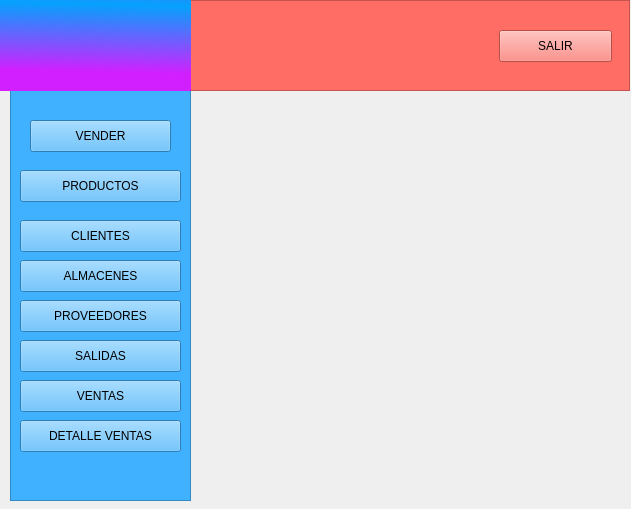
<?xml version="1.0" encoding="UTF-8"?>
<ui version="4.0">
 <class>MainWindow</class>
 <widget class="QMainWindow" name="MainWindow">
  <property name="geometry">
   <rect>
    <x>0</x>
    <y>0</y>
    <width>631</width>
    <height>509</height>
   </rect>
  </property>
  <property name="windowTitle">
   <string>MainWindow</string>
  </property>
  <property name="iconSize">
   <size>
    <width>33</width>
    <height>32</height>
   </size>
  </property>
  <widget class="QWidget" name="centralwidget">
   <widget class="QFrame" name="frame">
    <property name="geometry">
     <rect>
      <x>10</x>
      <y>0</y>
      <width>181</width>
      <height>501</height>
     </rect>
    </property>
    <property name="styleSheet">
     <string notr="true">background-color: rgb(63, 177, 255);
</string>
    </property>
    <property name="frameShape">
     <enum>QFrame::StyledPanel</enum>
    </property>
    <property name="frameShadow">
     <enum>QFrame::Raised</enum>
    </property>
    <widget class="QPushButton" name="btnVender">
     <property name="geometry">
      <rect>
       <x>20</x>
       <y>120</y>
       <width>141</width>
       <height>32</height>
      </rect>
     </property>
     <property name="styleSheet">
      <string notr="true">QPushButton{

font:14pt &quot;Monaco&quot;;

}

QPushButton:hover{

background-color: rgb(89, 103, 255);
font:14pt &quot;Monaco&quot;;

}</string>
     </property>
     <property name="text">
      <string>VENDER</string>
     </property>
    </widget>
    <widget class="QPushButton" name="btnProductos">
     <property name="geometry">
      <rect>
       <x>10</x>
       <y>170</y>
       <width>161</width>
       <height>32</height>
      </rect>
     </property>
     <property name="styleSheet">
      <string notr="true">QPushButton{

font:14pt &quot;Monaco&quot;;

}

QPushButton:hover{

background-color: rgb(89, 103, 255);
font:14pt &quot;Monaco&quot;;

}</string>
     </property>
     <property name="text">
      <string>PRODUCTOS</string>
     </property>
    </widget>
    <widget class="QPushButton" name="btnClientes">
     <property name="geometry">
      <rect>
       <x>10</x>
       <y>220</y>
       <width>161</width>
       <height>32</height>
      </rect>
     </property>
     <property name="styleSheet">
      <string notr="true">QPushButton{

font:14pt &quot;Monaco&quot;;

}

QPushButton:hover{

background-color: rgb(89, 103, 255);
font:14pt &quot;Monaco&quot;;

}</string>
     </property>
     <property name="text">
      <string>CLIENTES</string>
     </property>
    </widget>
    <widget class="QPushButton" name="btnAlmacenes">
     <property name="geometry">
      <rect>
       <x>10</x>
       <y>260</y>
       <width>161</width>
       <height>32</height>
      </rect>
     </property>
     <property name="styleSheet">
      <string notr="true">QPushButton{

font:14pt &quot;Monaco&quot;;

}

QPushButton:hover{

background-color: rgb(89, 103, 255);
font:14pt &quot;Monaco&quot;;

}</string>
     </property>
     <property name="text">
      <string>ALMACENES</string>
     </property>
    </widget>
    <widget class="QPushButton" name="btnProveedores">
     <property name="geometry">
      <rect>
       <x>10</x>
       <y>300</y>
       <width>161</width>
       <height>32</height>
      </rect>
     </property>
     <property name="styleSheet">
      <string notr="true">QPushButton{

font:14pt &quot;Monaco&quot;;

}

QPushButton:hover{

background-color: rgb(89, 103, 255);
font:14pt &quot;Monaco&quot;;

}</string>
     </property>
     <property name="text">
      <string>PROVEEDORES</string>
     </property>
    </widget>
    <widget class="QPushButton" name="btnSalidas">
     <property name="geometry">
      <rect>
       <x>10</x>
       <y>340</y>
       <width>161</width>
       <height>32</height>
      </rect>
     </property>
     <property name="styleSheet">
      <string notr="true">QPushButton{

font:14pt &quot;Monaco&quot;;

}

QPushButton:hover{

background-color: rgb(89, 103, 255);
font:14pt &quot;Monaco&quot;;

}</string>
     </property>
     <property name="text">
      <string>SALIDAS</string>
     </property>
    </widget>
    <widget class="QPushButton" name="btnVentas">
     <property name="geometry">
      <rect>
       <x>10</x>
       <y>380</y>
       <width>161</width>
       <height>32</height>
      </rect>
     </property>
     <property name="styleSheet">
      <string notr="true">QPushButton{

font:14pt &quot;Monaco&quot;;

}

QPushButton:hover{

background-color: rgb(89, 103, 255);
font:14pt &quot;Monaco&quot;;

}</string>
     </property>
     <property name="text">
      <string>VENTAS</string>
     </property>
    </widget>
    <widget class="QPushButton" name="btnDetalleVentas">
     <property name="geometry">
      <rect>
       <x>10</x>
       <y>420</y>
       <width>161</width>
       <height>32</height>
      </rect>
     </property>
     <property name="styleSheet">
      <string notr="true">QPushButton{

font:14pt &quot;Monaco&quot;;

}

QPushButton:hover{

background-color: rgb(89, 103, 255);
font:14pt &quot;Monaco&quot;;

}</string>
     </property>
     <property name="text">
      <string>DETALLE VENTAS</string>
     </property>
    </widget>
   </widget>
   <widget class="QFrame" name="frame_2">
    <property name="geometry">
     <rect>
      <x>189</x>
      <y>0</y>
      <width>441</width>
      <height>91</height>
     </rect>
    </property>
    <property name="styleSheet">
     <string notr="true">background-color: rgb(255, 109, 101);</string>
    </property>
    <property name="frameShape">
     <enum>QFrame::StyledPanel</enum>
    </property>
    <property name="frameShadow">
     <enum>QFrame::Raised</enum>
    </property>
    <widget class="QPushButton" name="btnSalir">
     <property name="geometry">
      <rect>
       <x>310</x>
       <y>30</y>
       <width>113</width>
       <height>32</height>
      </rect>
     </property>
     <property name="styleSheet">
      <string notr="true">QPushButton{

font:14pt &quot;Monaco&quot;;

}

QPushButton:hover{

	background-color: rgb(255, 0, 12);
font:14pt &quot;Monaco&quot;;

}</string>
     </property>
     <property name="text">
      <string>SALIR</string>
     </property>
    </widget>
   </widget>
   <widget class="QLabel" name="label">
    <property name="geometry">
     <rect>
      <x>0</x>
      <y>0</y>
      <width>191</width>
      <height>91</height>
     </rect>
    </property>
    <property name="styleSheet">
     <string notr="true">background-color: qlineargradient(spread:reflect, x1:0.451628, y1:0.915, x2:0.493611, y2:0.0454545, stop:0.142857 rgba(210, 31, 255, 255), stop:1 rgba(5, 161, 253, 255));
font: 18pt &quot;Arial&quot;;
</string>
    </property>
    <property name="text">
     <string/>
    </property>
    <property name="pixmap">
     <pixmap>../img/logo_gicson.png</pixmap>
    </property>
    <property name="scaledContents">
     <bool>true</bool>
    </property>
    <property name="alignment">
     <set>Qt::AlignCenter</set>
    </property>
    <property name="margin">
     <number>-37</number>
    </property>
    <property name="indent">
     <number>0</number>
    </property>
   </widget>
  </widget>
 </widget>
 <resources/>
 <connections/>
</ui>
